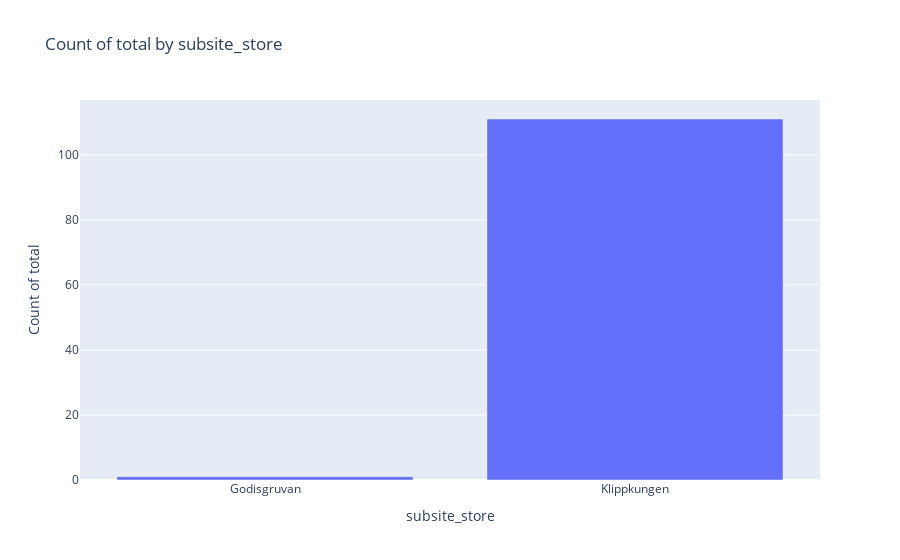

The notebook cell saved with this chart:
### Code cell
df =df_result_imputed
# DISCLAIMER: 'df' refers to the data you passed in when calling 'dtale.show'

import pandas as pd

if isinstance(df, (pd.DatetimeIndex, pd.MultiIndex)):
	df = df.to_frame(index=False)

# remove any pre-existing indices for ease of use in the D-Tale code, but this is not required
df = df.reset_index().drop('index', axis=1, errors='ignore')
df.columns = [str(c) for c in df.columns]  # update columns to strings in case they are numbers

chart_data = pd.concat([
	df['subsite_store'],
	df['total'],
], axis=1)
chart_data = chart_data.sort_values(['subsite_store'])
chart_data = chart_data.rename(columns={'subsite_store': 'x'})
chart_data_count = chart_data.groupby(['x'])[['total']].count()
chart_data_count.columns = ['total|count']
chart_data = chart_data_count.reset_index()
chart_data = chart_data.dropna()

import plotly.graph_objs as go

charts = []
charts.append(go.Bar(
	x=chart_data['x'],
	y=chart_data['total|count']
))
figure = go.Figure(data=charts, layout=go.Layout({
    'barmode': 'group',
    'legend': {'orientation': 'h'},
    'title': {'text': 'Count of total by subsite_store'},
    'xaxis': {'title': {'text': 'subsite_store'}},
    'yaxis': {'tickformat': '0:g', 'title': {'text': 'Count of total'}, 'type': 'linear'}
}))

# If you're having trouble viewing your chart in your notebook try passing your 'chart' into this snippet:
#
from plotly.offline import iplot, init_notebook_mode
#
init_notebook_mode(connected=True)
for chart in charts:
    chart.pop('id', None) # for some reason iplot does not like 'id'
    iplot(figure)

### Figure 1 — Plotly figure (JSON) as saved in the notebook; plotly's stock layout.template omitted (floating-point values rounded to 4 significant figures)
{"data": [{"type": "bar", "x": ["Godisgruvan", "Klippkungen"], "y": [1, 111]}], "layout": {"barmode": "group", "legend": {"orientation": "h"}, "title": {"text": "Count of total by subsite_store"}, "xaxis": {"title": {"text": "subsite_store"}}, "yaxis": {"tickformat": "0:g", "title": {"text": "Count of total"}, "type": "linear"}}}
